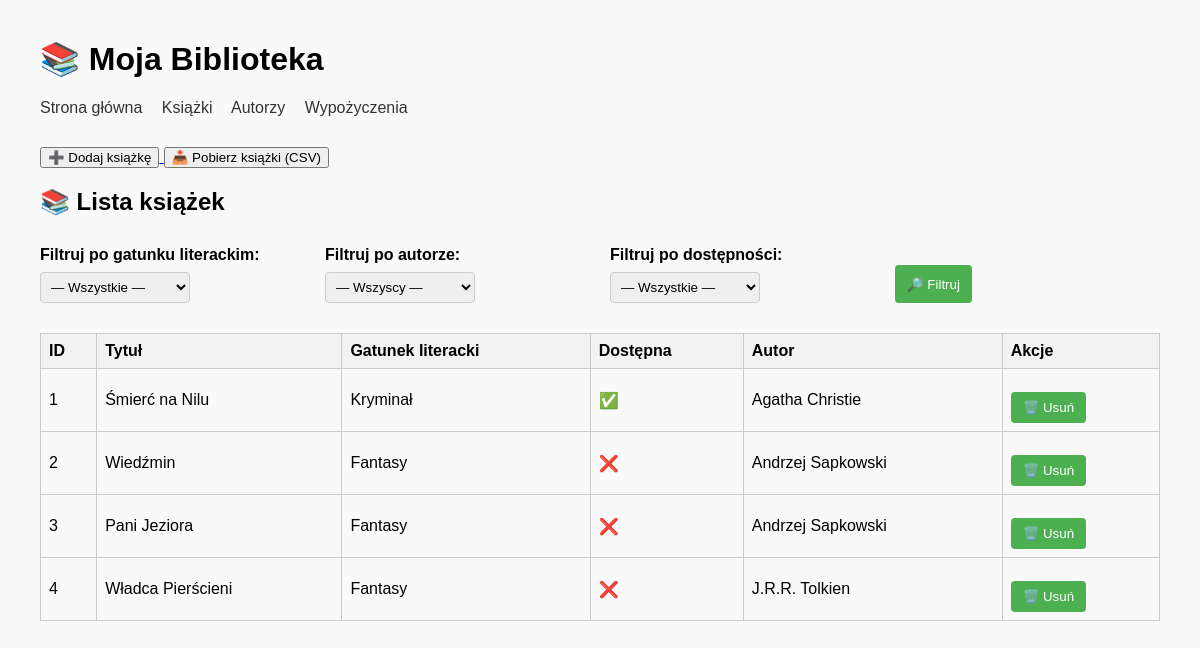
The app's page /books, older data.
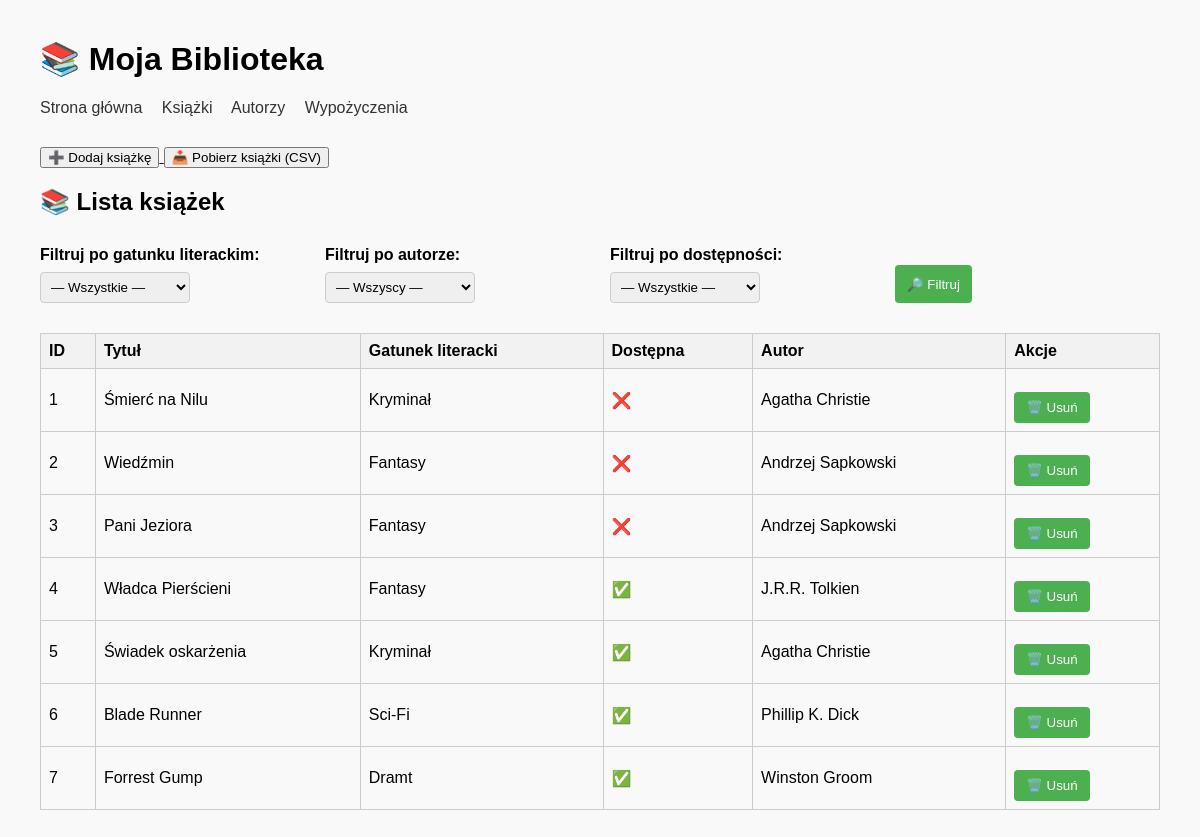
The same page, newer data.
### app/models.py (models this page shows, shortened)
class Book(db.Model):
    __tablename__ = "books"
    id = db.Column(db.Integer, primary_key=True)
    author_id = db.Column(db.Integer, db.ForeignKey("authors.id"), nullable=False)
    title = db.Column(db.String(200), nullable=False)
    genre = db.Column(db.String(100))
    available = db.Column(db.Boolean, default=True)
    borrowings = db.relationship("Borrowings", backref="book", lazy="dynamic")

class Author(db.Model):
    __tablename__ = "authors"
    id = db.Column(db.Integer, primary_key=True)
    name = db.Column(db.String(100), nullable=False)
    surname = db.Column(db.String(100), nullable=False)
    nationality = db.Column(db.String(100))
    main_genre = db.Column(db.String(100))
    info_url = db.Column(db.String(300), nullable=True)
    books = db.relationship("Book", backref="author", lazy="dynamic")

### app/routes.py (the view)
@app.route("/books", strict_slashes=False)
def books():
    genre = request.args.get("genre")
    author_id = request.args.get("author_id")
    available = request.args.get("available")
    genres = db.session.query(Book.genre).distinct().filter(Book.genre.isnot(None)).all()
    genre_list = sorted(set(g[0] for g in genres if g[0]))
    authors = Author.query.order_by(Author.name).all()
    query = Book.query
    if available == "true":
        query = query.filter(Book.available.is_(True))
    elif available == "false":
        query = query.filter(Book.available.is_(False))
    if genre:
        query = query.filter(Book.genre.ilike(f"%{genre}%"))
    if author_id:
        query = query.filter(Book.author_id == int(author_id))
    books = query.all()
    return render_template("books.html", books=books, genre_list=genre_list, authors=authors)

### app/templates/books.html (shortened to what this page needs)
{% extends "base.html" %}
{% block content %}
<a href="{{ url_for('new_book') }}">
    <button>➕ Dodaj książkę</button>
</a>
    <a href="{{ url_for('export_books') }}">
    <button>📥 Pobierz książki (CSV)</button>
</a>
<h2>📚 Lista książek</h2>
<form method="GET" action="{{ url_for('books') }}" class="filter-row">
        <div>
        <label for="genre">Filtruj po gatunku literackim:</label>
        <select name="genre">
            <option value="">— Wszystkie —</option>
        </select>
    </div>
    <div>
        <label for="author_id">Filtruj po autorze:</label>
        <select name="author_id">
            <option value="">— Wszyscy —</option>
        </select>
    </div>
    <div>
        <label for="available">Filtruj po dostępności:</label>
        <select name="available">
            <option value="">— Wszystkie —</option>
        </select>
    </div>
    <div>
        <button type="submit">🔎 Filtruj</button>
    </div>
</form>
<table>
    <tr>
        <th>ID</th>
        <th>Tytuł</th>
        <th>Gatunek literacki</th>
        <th>Dostępna</th>
        <th>Autor</th>
        <th>Akcje</th>
    </tr>
    {% for book in books %}
    <tr>
        <td>{{ book.id }}</td>
        <td>{{ book.title }}</td>
        <td>{{ book.genre }}</td>
        <td>{{ "✅" if book.available else "❌" }}</td>
        <td>{{ book.author.name }} {{ book.author.surname }}</td>
        <td>
            <form method="POST" action="{{ url_for('delete_book', book_id=book.id) }}" style="display:inline;">
                <button type="submit" onclick="return confirm('Czy na pewno chcesz usunąć tę książkę?')">🗑️
                    Usuń</button>
            </form>
        </td>
    </tr>
    {% endfor %}
</table>
{% endblock %}

Row changes from the older to the newer data that the page shows:
changed Book "Śmierć na Nilu": available "✅" → "❌"
changed Book "Władca Pierścieni": available "❌" → "✅"
added Book: id "5", title "Świadek oskarżenia", genre "Kryminał", available "✅", author.name "Agatha", author.surname "Christie"
added Book: id "6", title "Blade Runner", genre "Sci-Fi", available "✅", author.name "Phillip K.", author.surname "Dick"
added Book: id "7", title "Forrest Gump", genre "Dramt", available "✅", author.name "Winston", author.surname "Groom"
